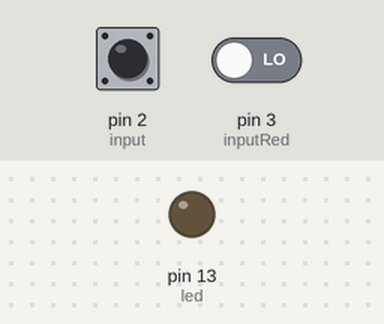
This sketch was run on a simulated Arduino Uno, built with avr-gcc and run on an emulated ATmega328P. Shown: output pins drawn as LEDs (lit = HIGH). Inputs (shaded band) come from the test bench; at power-on: pin 2 (input) LOW, pin 3 (inputRed) LOW. What the sketch prints to the serial monitor is not drawn.

Above: at 1.2 s.
1.3 s: pin 2 (input) driven HIGH
At 1.77 s:
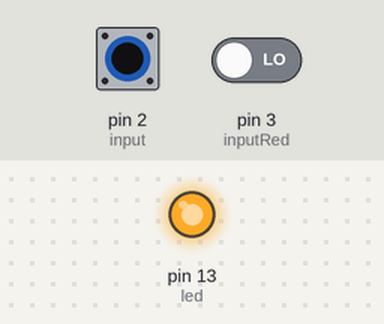
4.3 s: pin 3 (inputRed) driven HIGH
7.3 s: pin 2 (input) driven LOW
10.3 s: pin 3 (inputRed) driven LOW
At 10.6 s:
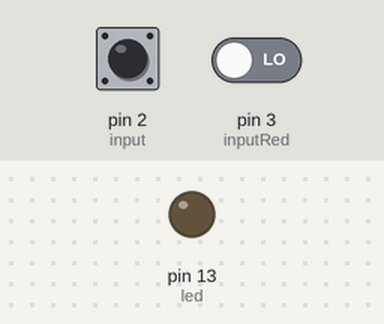
11.8 s: pin 2 (input) driven HIGH and pin 3 (inputRed) driven HIGH
At 12.3 s:
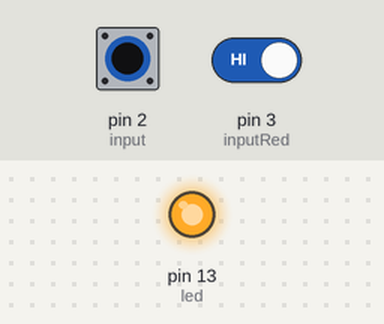
14.8 s: pin 2 (input) pulsed LOW 2 times (0.12 s each, 0.3 s apart)
Timing chart, 0 to 17.8 s (numbered marks = the images above; inputs shaded):
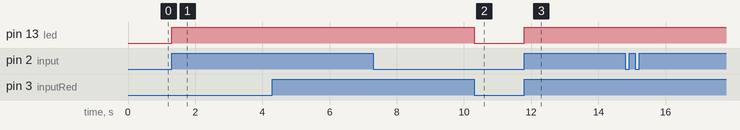

Measured:
- after the input at 1.3 s, pin 13 (led): LOW → HIGH at once
- after the input at 10.3 s, pin 13 (led): HIGH → LOW at once
- after the input at 11.8 s, pin 13 (led): LOW → HIGH at once

The sketch:

serial_2_comm_tx_2_input.ino
```cpp
/*
  Serial comm: TX due bottoni

 Comunicazione seriale tra due schede arduino.
 La prima scheda ha due bottoni come input e
 comunica con un altra scheda che monta due LED come output.
 Il led della seconda si accende quando rileva
 la pressione del bottone della prima.

 La TX deve mandare due segnali diversi.
 */

// Prima scheda: input
// PIN 1 = TX
int led = 13;
int input = 2;  // Questa e' la scheda con un input
int inputRed = 3;  // Questa e' la scheda con un input

// the setup routine runs once when you press reset:
void setup() {
  // initialize the digital pin as an output.
  pinMode(led, OUTPUT);       // Il PIN e' attivato come output
  pinMode(input, INPUT);        // Il PIN e' attivato come output

  Serial.begin(9600); // Attiviamo la seriale
}

// the loop routine runs over and over again forever:
void loop() {
  if (digitalRead(input) == HIGH) { // Verifica se il PIN input e' +5v
    digitalWrite(led, HIGH);
    Serial.write(2);
    delay(50);
  }
  if (digitalRead(inputRed) == HIGH) { // Verifica se il PIN input e' +5v
    digitalWrite(led, HIGH);
    Serial.write(3);
    delay(50);
  }
  digitalWrite(led, LOW);
}
```
